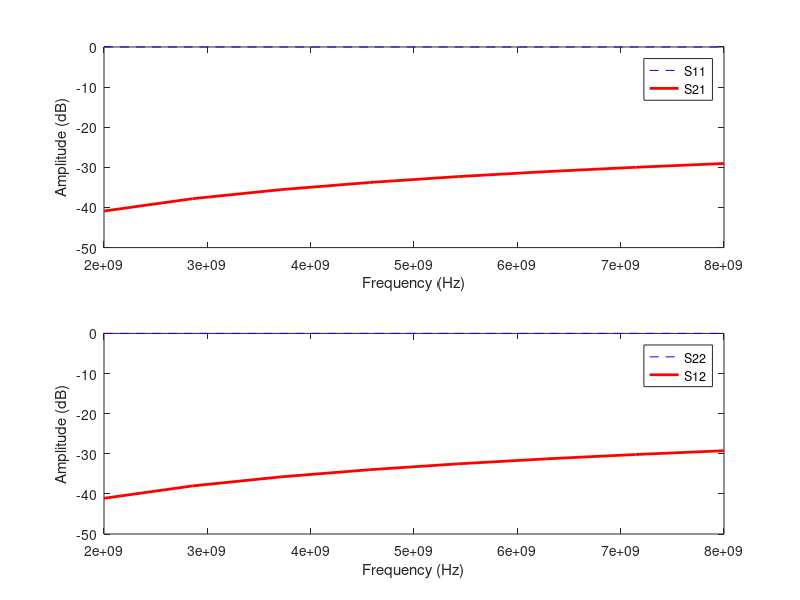

MATLAB code for this plot:
% Matlab script for viewing S-parameter results
% Generated with InductEx v.7.1.30 (8.0 beta) on 2025/10/18
S11=[-0.000345273,-0.000702499,-0.00118221,-0.00178127,-0.00249792,-0.0033262,-0.00425695,-0.00529303];

S12=[-41.0987,-38.0144,-35.755,-33.974,-32.5079,-31.2651,-30.1905,-29.2462];

S21=[-40.894,-37.8091,-35.548,-33.7689,-32.2987,-31.0549,-29.9874,-29.0407];

S22=[-0.000345273,-0.000702499,-0.00118221,-0.00178127,-0.00249792,-0.0033262,-0.00425695,-0.00529303];

freq=[2E9,2.85714E9,3.71429E9,4.57143E9,5.42857E9,6.28571E9,7.14286E9,8E9];

figure(1);
subplot(2,1,1);
plot(freq,S11,'b--',freq,S21,'r-','LineWidth',2);
legend('S11','S21');
xlabel('Frequency (Hz)');
ylabel('Amplitude (dB)');

figure(1);
subplot(2,1,2);
plot(freq,S22,'b--',freq,S12,'r-','LineWidth',2);
legend('S22','S12');
xlabel('Frequency (Hz)');
ylabel('Amplitude (dB)');
